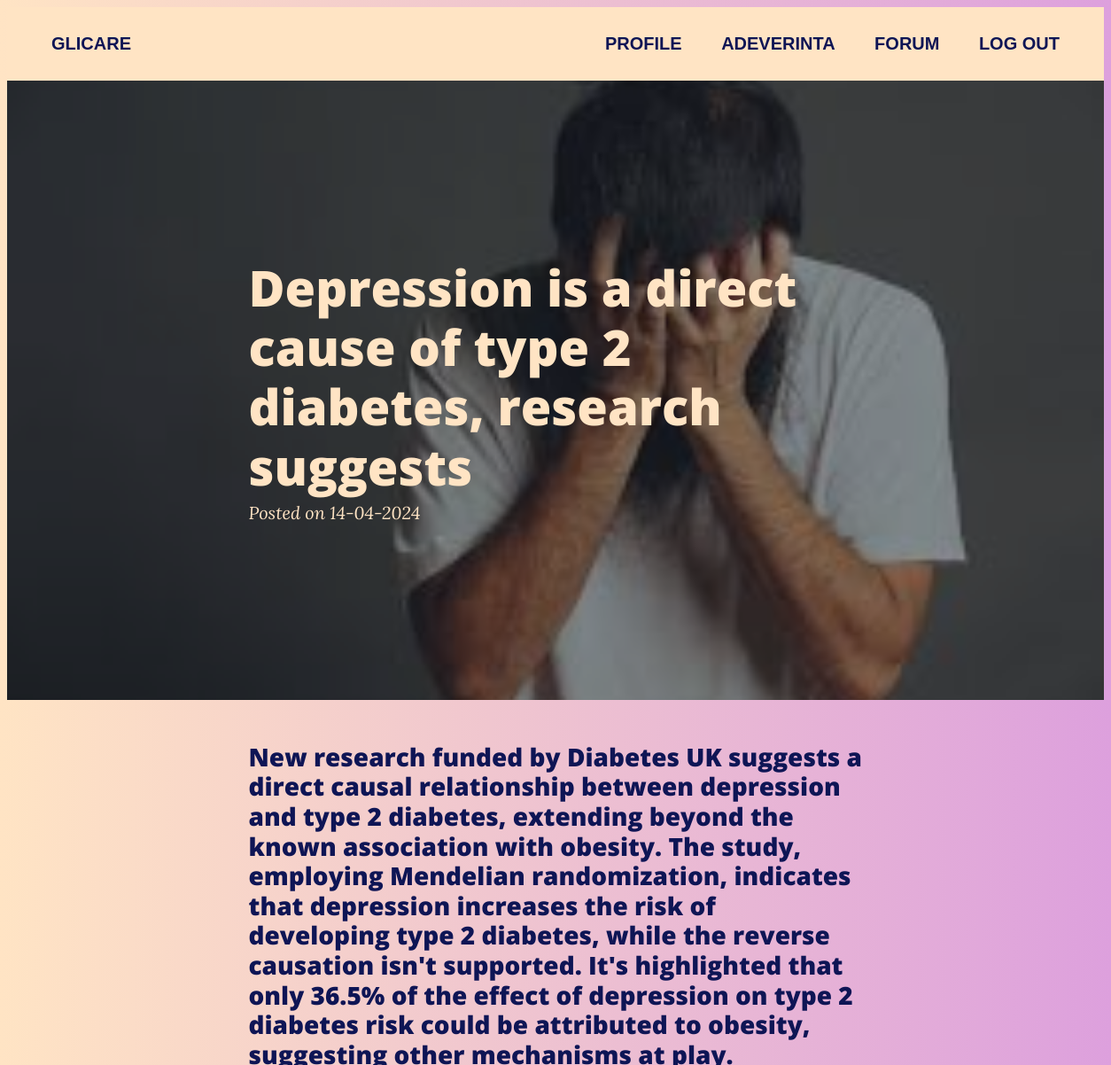
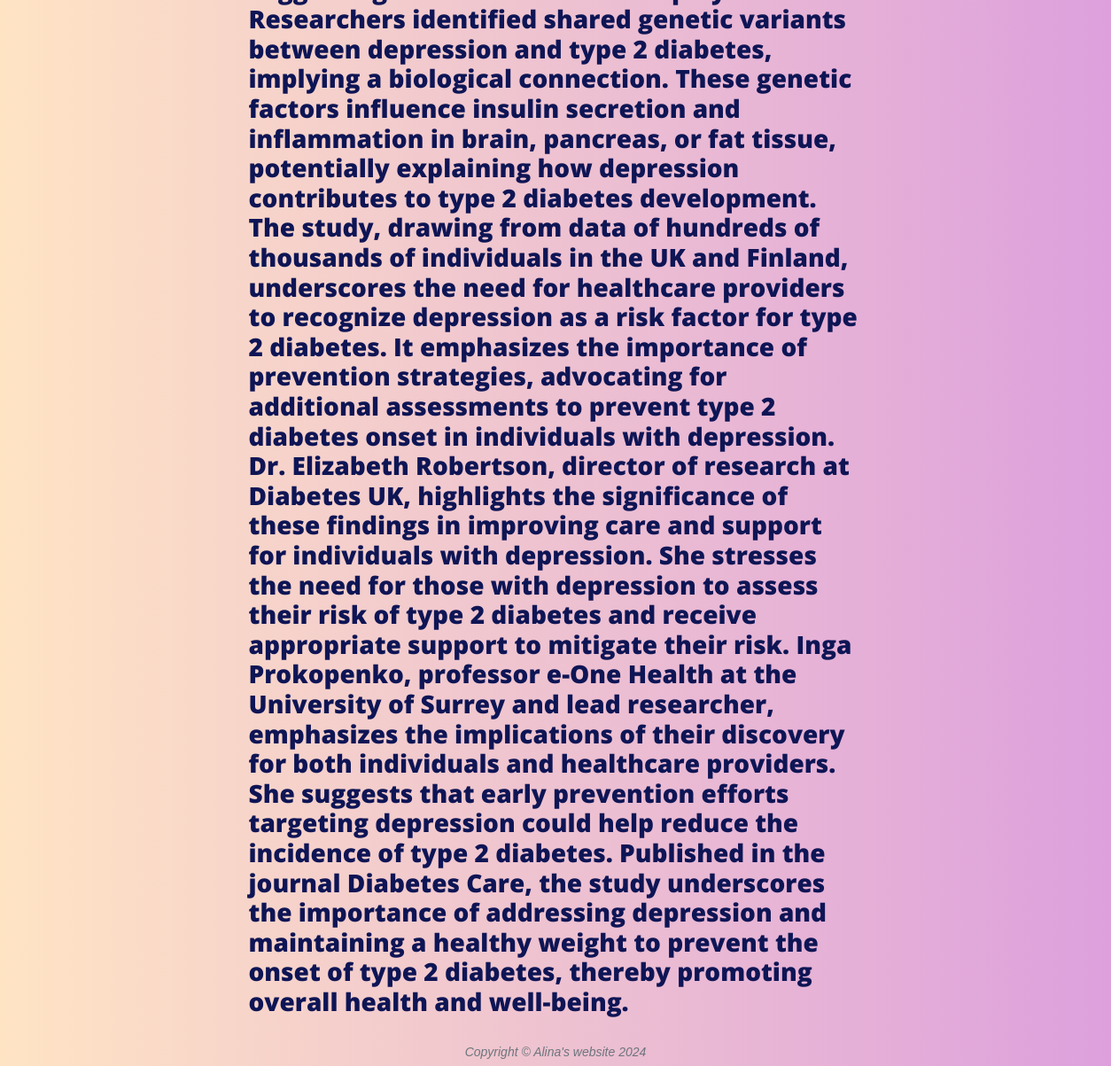
Screenshot of /post/2 with the database file from the repository (2 pictures, top to bottom).
### tables this page shows
CREATE TABLE blog (id_blog INTEGER PRIMARY KEY AUTOINCREMENT, titlu VARCHAR(150), text VARCHAR (250), data_postarii DATE, poza BLOB);

### server.py (the view)
@app.route('/post/<id>')
def post(id):
    postare = dbAction.getBlog(id)
    post = Forum.Blog(id_postare=postare[0], titlu=postare[1], text = postare[2], data_postare=postare[3], poza=postare[4])
    if post.poza:
            filename = f'image_{post.id_postare}.png'
            image_path = os.path.join('static', filename)
            with open(image_path, 'wb') as f:
                f.write(post.poza)
            post.image_filename = filename
    return render_template('Post.html', post=post)

### database/databaseActions.py (called while the page is built)
def getBlog(id_blog):
    conn = sqlite3.connect('database/gliCare_collection1.db')
    cur = conn.cursor()
    cur.execute("SELECT * FROM blog WHERE id_blog=?", (id_blog,))
    blog = cur.fetchone()
    conn.close()
    return blog

### templates/Post.html (shortened to what this page needs)
<!DOCTYPE html>
<html lang="en">
    <head>
        <link rel = "stylesheet" href = "../static/css/Home.css">
    </head>
    <body>
        <nav class="navbar">
            <div>
                <a href="{{ url_for('homePage') }}">Glicare</a>
            </div>
            <div>
                <a href="{{ url_for('editProfile') }}">Profile</a>
                <a href="{{ url_for('medicalCertificate') }}">Adeverinta</a>
                <a href="{{ url_for('forum') }}">Forum</a>
                <a href="/logout">Log Out</a>
            </div>
        </nav>
        <header class="masthead" style="background-image: url('{{ url_for('static', filename=post.image_filename) }}')">
            <div class="container position-relative px-4 px-lg-5">
                <div class="row gx-4 gx-lg-5 justify-content-center">
                    <div class="col-md-10 col-lg-8 col-xl-7">
                        <div class="post-heading">
                            <h1>{{post.titlu}}</h1>
                            <span class="meta">
                                Posted on {{post.data_postare}}
                            </span>
                        </div>
                    </div>
                </div>
            </div>
        </header>
        <article class="mb-4">
            <div class="container px-4 px-lg-5">
                <div class="row gx-4 gx-lg-5 justify-content-center">
                    <div class="col-md-10 col-lg-8 col-xl-7">
                       <h3>{{post.text}}</h3>
                    </div>
                </div>
            </div>
        </article>
        <footer class="border-top">
            <div class="container px-4 px-lg-5">
                <div class="row gx-4 gx-lg-5 justify-content-center">
                    <div class="col-md-10 col-lg-8 col-xl-7">
                        <div class="small text-center text-muted fst-italic">Copyright &copy; Alina's website 2024</div>
                    </div>
                </div>
            </div>
        </footer>
    </body>
</html>

### static/css/Home.css (style rules this page uses)
.navbar { display: flex; justify-content: space-between; background-color: #FFE4C4; padding: 30px; }
.navbar a { color: #0e1555; text-decoration: none; padding: 20px; text-transform: uppercase; font-weight: bold; font-size: 20px; }
body { font-family:sans-serif; background: -webkit-linear-gradient(to right, #FFE4C4, #DDA0DD); background: linear-gradient(to right, #FFE4C4, #DDA0DD); color:#0e1555; }
.border-top { border-top: var(--bs-border-width) var(--bs-border-style) var(--bs-border-color) !important; }
small, .small { font-size: 0.875em; }
.text-center { text-align: center !important; }
.text-muted { --bs-text-opacity: 1; color: #6c757d !important; }
.fst-italic { font-style: italic !important; }
.container, .container-fluid, .container-xxl, .container-xl, .container-lg, .container-md, .container-sm { --bs-gutter-x: 1.5rem; --bs-gutter-y: 0; width: 100%; padding-right: calc(var(--bs-gutter-x) * 0.5); padding-left: calc(var(--bs-gutter-x) * 0.5); margin-right: auto; margin-left: auto; }
header.masthead { position: relative; margin-bottom: 3rem; padding-top: calc(8rem + 57px); padding-bottom: 8rem; background: no-repeat center center; background-color: #6c757d; background-size: cover; background-attachment: scroll; }
header.masthead:before { content: ""; position: absolute; top: 0; left: 0; right: 0; bottom: 0; background-color: #212529; opacity: 0.5; }
header.masthead .page-heading, header.masthead .post-heading, header.masthead .site-heading { color: #FFE4C4; }
header.masthead .post-heading h1, header.masthead .post-heading .h1 { font-size: 2.25rem; }
header.masthead .post-heading .meta, header.masthead .post-heading .subheading { line-height: 1.1; display: block; }
header.masthead .post-heading .meta { font-size: 1.25rem; font-weight: 300; font-style: italic; font-family: "Lora", -apple-system, BlinkMacSystemFont, "Segoe UI", Roboto, "Helvetica Neue", Arial, sans-serif, "Apple Color Emoji", "Segoe UI Emoji", "Segoe UI Symbol", "Noto Color Emoji"; }
@media (min-width: 992px) { header.masthead { padding-top: 12.5rem; padding-bottom: 12.5rem; } }
@media (min-width: 992px) { header.masthead .post-heading h1, header.masthead .post-heading .h1 { font-size: 3.5rem; } }
.position-relative { position: relative !important; }
.px-4 { padding-right: 1.5rem !important; padding-left: 1.5rem !important; }
.px-lg-5 { padding-right: 3rem !important; padding-left: 3rem !important; }
.row { --bs-gutter-x: 1.5rem; --bs-gutter-y: 0; display: flex; flex-wrap: wrap; margin-top: calc(-1 * var(--bs-gutter-y)); margin-right: calc(-0.5 * var(--bs-gutter-x)); margin-left: calc(-0.5 * var(--bs-gutter-x)); }
.row > * { flex-shrink: 0; width: 100%; max-width: 100%; padding-right: calc(var(--bs-gutter-x) * 0.5); padding-left: calc(var(--bs-gutter-x) * 0.5); margin-top: var(--bs-gutter-y); }
.g-4, .gx-4 { --bs-gutter-x: 1.5rem; }
.g-lg-5, .gx-lg-5 { --bs-gutter-x: 3rem; }
.justify-content-center { justify-content: center !important; }
.col-md-10 { flex: 0 0 auto; width: 83.33333333%; }
.col-lg-8 { flex: 0 0 auto; width: 66.66666667%; }
.col-xl-7 { flex: 0 0 auto; width: 58.33333333%; }
h1, .h1 { font-size: calc(1.375rem + 1.5vw); }
@media (min-width: 1200px) { h1, .h1 { font-size: 2.5rem; } }
h6, .h6, h5, .h5, h4, .h4, h3, .h3, h2, .h2, h1, .h1 { margin-top: 0; margin-bottom: 0.5rem; font-family: "Open Sans", -apple-system, BlinkMacSystemFont, "Segoe UI", Roboto, "Helvetica Neue", Arial, sans-serif, "Apple Color Emoji", "Segoe UI Emoji", "Segoe UI Symbol", "Noto Color Emoji"; font-weight: 800; line-height: 1.2; }
h3, .h3 { font-size: calc(1.3rem + 0.6vw); }
@media (min-width: 1200px) { h3, .h3 { font-size: 1.75rem; } }
@media (min-width: 576px) { .container-sm, .container { max-width: 540px; } }
@media (min-width: 768px) { .container-md, .container-sm, .container { max-width: 720px; } }
@media (min-width: 992px) { .container-lg, .container-md, .container-sm, .container { max-width: 960px; } }
@media (min-width: 1200px) { .container-xl, .container-lg, .container-md, .container-sm, .container { max-width: 1140px; } }
.mb-4 { margin-bottom: 1.5rem !important; }

### rows the page displays
blog: titlu "Depression is a direct cause of type 2 diabetes, research suggests", data_postare "14-04-2024", text "New research funded by Diabetes UK suggests a direct causal relationship between depression and type 2 diabetes, extending beyond the known association with obesity. The study, employing Mendelian randomization, indicates that depression increases the risk of developing type 2 diabetes, while the reverse causation isn't supported. It's highlighted that only 36.5% of the effect of depression on type 2 diabetes risk could be attributed to obesity, suggesting other mechanisms at play. Researchers identified shared genetic variants between depression and type 2 diabetes, implying a biological connection. These genetic factors influence insulin secretion and inflammation in brain, pancreas, or…"
